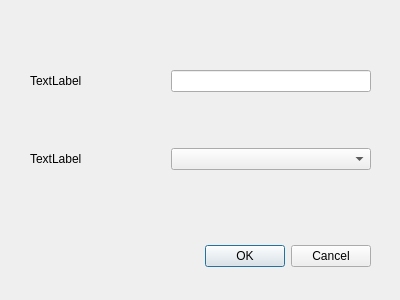
<?xml version="1.0" encoding="UTF-8"?>
<ui version="4.0">
 <class>Dialog</class>
 <widget class="QDialog" name="Dialog">
  <property name="geometry">
   <rect>
    <x>0</x>
    <y>0</y>
    <width>400</width>
    <height>300</height>
   </rect>
  </property>
  <property name="windowTitle">
   <string>Dialog</string>
  </property>
  <widget class="QDialogButtonBox" name="buttonBox">
   <property name="geometry">
    <rect>
     <x>30</x>
     <y>240</y>
     <width>341</width>
     <height>32</height>
    </rect>
   </property>
   <property name="orientation">
    <enum>Qt::Horizontal</enum>
   </property>
   <property name="standardButtons">
    <set>QDialogButtonBox::Cancel|QDialogButtonBox::Ok</set>
   </property>
  </widget>
  <widget class="QWidget" name="gridLayoutWidget">
   <property name="geometry">
    <rect>
     <x>0</x>
     <y>0</y>
     <width>401</width>
     <height>241</height>
    </rect>
   </property>
   <layout class="QGridLayout" name="gridLayout" columnminimumwidth="0,200">
    <property name="leftMargin">
     <number>30</number>
    </property>
    <property name="topMargin">
     <number>30</number>
    </property>
    <property name="rightMargin">
     <number>30</number>
    </property>
    <property name="bottomMargin">
     <number>30</number>
    </property>
    <item row="0" column="0">
     <widget class="QLabel" name="label">
      <property name="text">
       <string>TextLabel</string>
      </property>
     </widget>
    </item>
    <item row="1" column="0">
     <spacer name="verticalSpacer">
      <property name="orientation">
       <enum>Qt::Vertical</enum>
      </property>
      <property name="sizeType">
       <enum>QSizePolicy::Fixed</enum>
      </property>
      <property name="sizeHint" stdset="0">
       <size>
        <width>20</width>
        <height>10</height>
       </size>
      </property>
     </spacer>
    </item>
    <item row="2" column="0">
     <widget class="QLabel" name="label_2">
      <property name="text">
       <string>TextLabel</string>
      </property>
     </widget>
    </item>
    <item row="2" column="1">
     <widget class="QComboBox" name="comboBox">
      <property name="sizePolicy">
       <sizepolicy hsizetype="Preferred" vsizetype="Fixed">
        <horstretch>0</horstretch>
        <verstretch>0</verstretch>
       </sizepolicy>
      </property>
     </widget>
    </item>
    <item row="0" column="1">
     <widget class="QLineEdit" name="lineEdit">
      <property name="sizePolicy">
       <sizepolicy hsizetype="Preferred" vsizetype="Fixed">
        <horstretch>0</horstretch>
        <verstretch>0</verstretch>
       </sizepolicy>
      </property>
      <property name="minimumSize">
       <size>
        <width>0</width>
        <height>0</height>
       </size>
      </property>
     </widget>
    </item>
   </layout>
  </widget>
 </widget>
 <resources/>
 <connections>
  <connection>
   <sender>buttonBox</sender>
   <signal>accepted()</signal>
   <receiver>Dialog</receiver>
   <slot>accept()</slot>
   <hints>
    <hint type="sourcelabel">
     <x>248</x>
     <y>254</y>
    </hint>
    <hint type="destinationlabel">
     <x>157</x>
     <y>274</y>
    </hint>
   </hints>
  </connection>
  <connection>
   <sender>buttonBox</sender>
   <signal>rejected()</signal>
   <receiver>Dialog</receiver>
   <slot>reject()</slot>
   <hints>
    <hint type="sourcelabel">
     <x>316</x>
     <y>260</y>
    </hint>
    <hint type="destinationlabel">
     <x>286</x>
     <y>274</y>
    </hint>
   </hints>
  </connection>
 </connections>
</ui>
